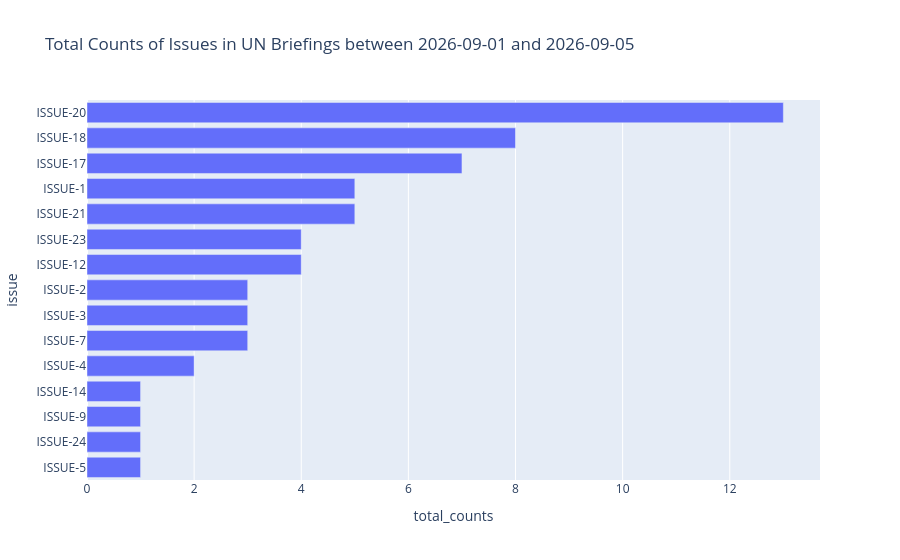

Notebook source saved alongside this figure:
### Code cell
fig_4 = px.bar(
    issue_counts,
    x="total_counts",
    y="issue",
    orientation="h",
    title=f"Total Counts of Issues in UN Briefings between {start_date} and {end_date}"
)

fig_4.update_yaxes(
    dtick=1,
    automargin=True,
    autorange="reversed",
)

fig_4.show()

### Figure 1 — Plotly figure (JSON) as saved in the notebook; plotly's stock layout.template omitted (floating-point values rounded to 4 significant figures)
{"data": [{"hovertemplate": "total_counts=%{x}<br>issue=%{y}<extra></extra>", "legendgroup": "", "marker": {"color": "#636efa", "pattern": {"shape": ""}}, "name": "", "orientation": "h", "showlegend": false, "textposition": "auto", "type": "bar", "x": [13, 8, 7, 5, 5, 4, 4, 3, 3, 3, 2, 1, 1, 1, 1], "xaxis": "x", "y": ["ISSUE-20", "ISSUE-18", "ISSUE-17", "ISSUE-1", "ISSUE-21", "ISSUE-23", "ISSUE-12", "ISSUE-2", "ISSUE-3", "ISSUE-7", "ISSUE-4", "ISSUE-14", "ISSUE-9", "ISSUE-24", "ISSUE-5"], "yaxis": "y"}], "layout": {"barmode": "relative", "legend": {"tracegroupgap": 0}, "title": {"text": "Total Counts of Issues in UN Briefings between 2026-09-01 and 2026-09-05"}, "xaxis": {"anchor": "y", "domain": [0, 1], "title": {"text": "total_counts"}}, "yaxis": {"anchor": "x", "automargin": true, "autorange": "reversed", "domain": [0, 1], "dtick": 1, "title": {"text": "issue"}}}}
